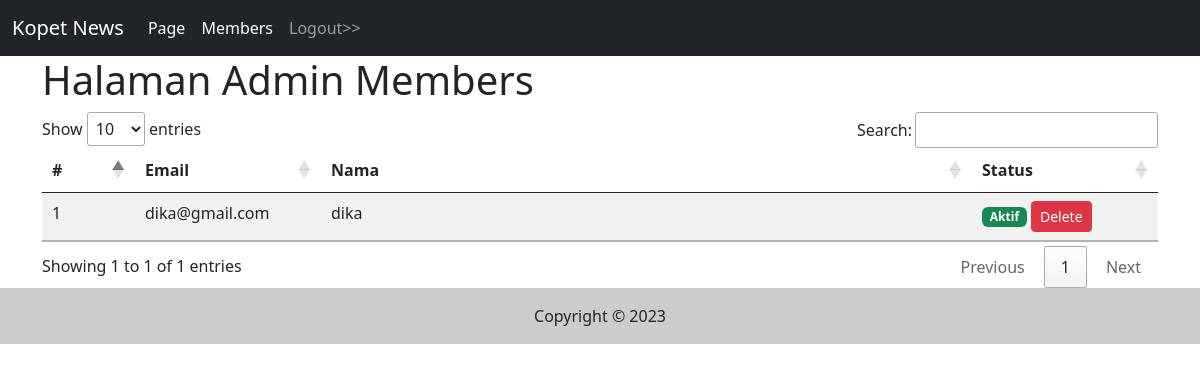
/admin/members.php?katakunci=dika (signed in), run on the app's committed database.
### tables this page shows
CREATE TABLE `members` (
  `id` int NOT NULL,
  `username` varchar(255) NOT NULL,
  `email` varchar(255) NOT NULL,
  `password` varchar(255) NOT NULL,
  `status` text NOT NULL,
  `tgl_isi` timestamp NOT NULL DEFAULT CURRENT_TIMESTAMP
);

### admin/members.php (the view, shortened to what this page needs)
<?php include("inc_header.php") ?>
<?php
$katakunci = (isset($_GET['katakunci'])) ? $_GET['katakunci'] : "";
?>
<div class="container">
    <h1>Halaman Admin Members</h1>
    <table class="table table-striped" id="tableData">
        <thead>
            <tr>
                <th class="col-1">#</th>
                <th class="col-2">Email</th>
                <th>Nama</th>
                <th class="col-2">Status</th>
            </tr>
        </thead>
        <tbody>
            <?php
            $sqltambahan = "";
            $per_halaman = 10;
            if ($katakunci != '') {
                $array_katakunci = explode(" ", $katakunci);
                for ($x = 0; $x < count($array_katakunci); $x++) {
                    $sqlcari[] = "(username like '%" . $array_katakunci[$x] . "%' or email like '%" . $array_katakunci[$x] . "%')";
                }
                $sqltambahan = " where " . implode(" or ", $sqlcari);
            }
            $sql1 = "select * from members $sqltambahan";
            $page = isset($_GET['page']) ? (int) $_GET['page'] : 1;
            $mulai = ($page > 1) ? ($page * $per_halaman) - $per_halaman : 0;
            $nomor = $mulai + 1;
            $sql1 = $sql1 . " order by id desc limit $mulai,$per_halaman";
            $q1 = mysqli_query($koneksi, $sql1);
            while ($r1 = mysqli_fetch_array($q1)) {
                ?>
                <tr>
                    <td>
                        <?php echo $nomor++ ?>
                    </td>
                    <td>
                        <?php echo $r1['email'] ?>
                    </td>
                    <td>
                        <?php echo $r1['username'] ?>
                    </td>
                    <td>
                        <?php
                        if ($r1['status'] == '1') {
                            ?>
                            <span class="badge bg-success">Aktif</span>
                            <?php
                        } else {
                            ?>
                            <span class="badge bg-light">Belum Aktif</span>
                            <?php
                        }
                        ?>
                        <a href="members.php?op=delete&id=<?= $r1['id']; ?>" class="btn btn-sm btn-danger"
                            onclick="return confirm('Apakah yakin mau hapus data ?')">
                            Delete
                        </a>
                    </td>
                </tr>
                <?php
            }
            ?>
        </tbody>
    </table>
</div>
<?php include("inc_footer.php") ?>

### data on the page
members: email "dika@gmail.com", username "dika", status "Aktif"
